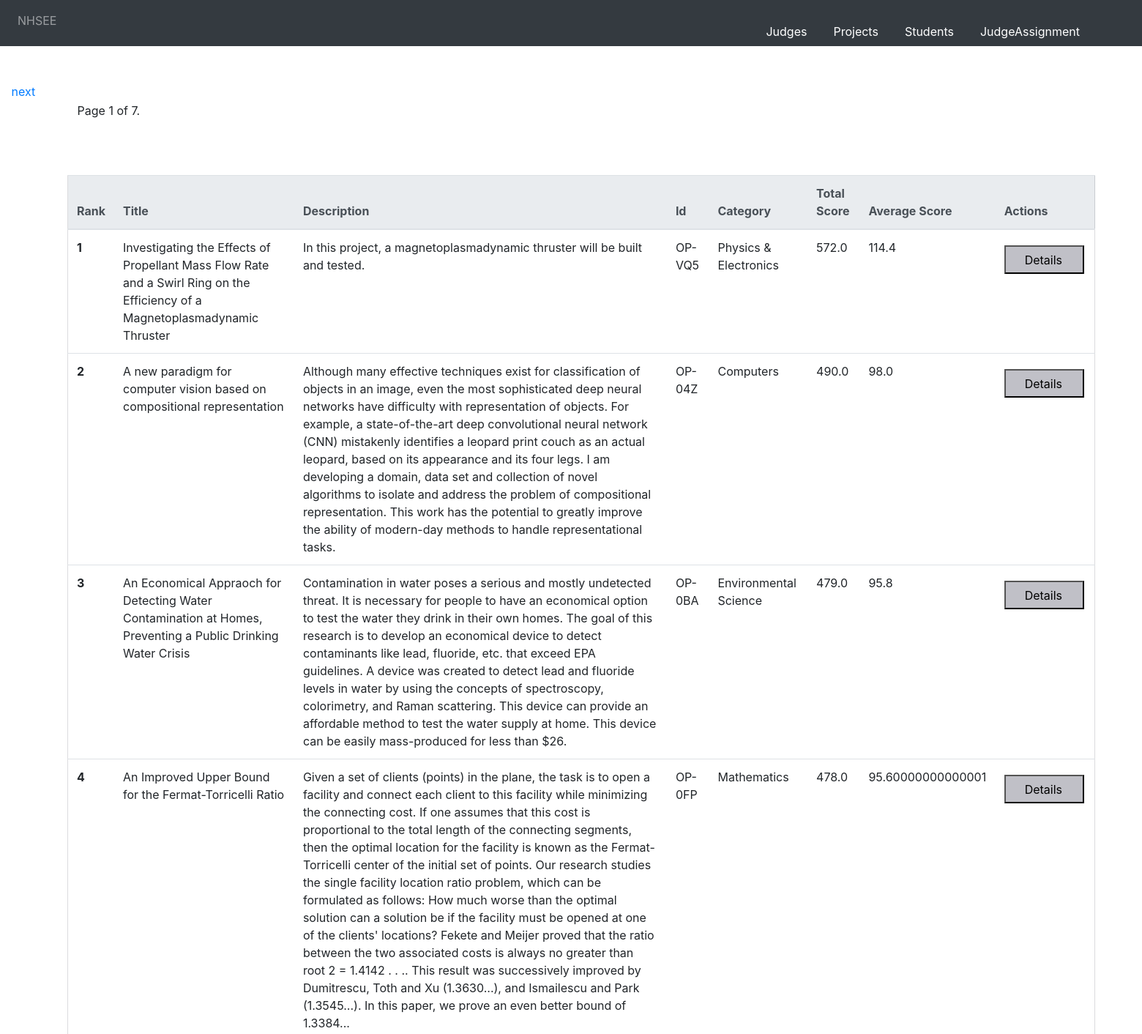
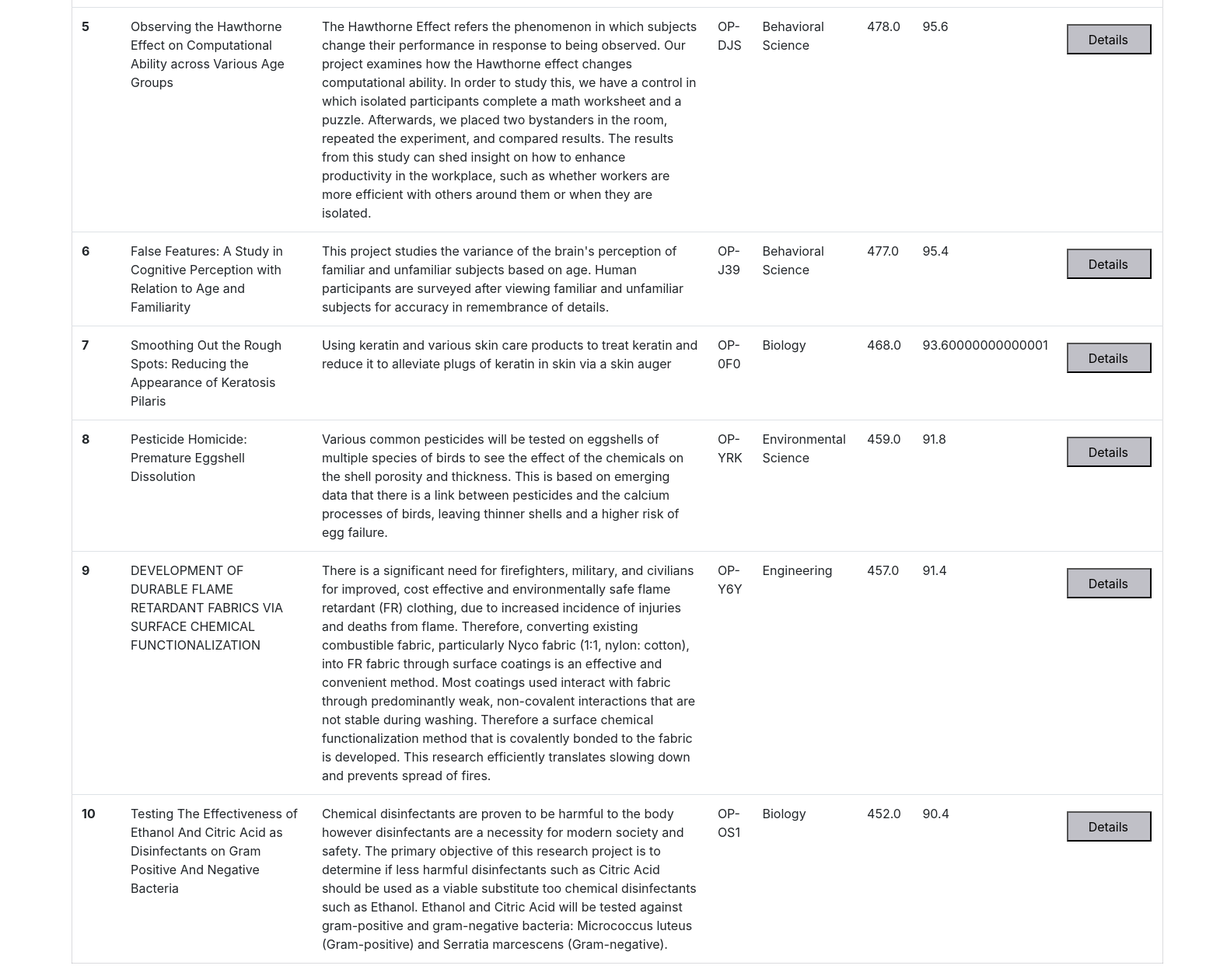
/projects/, run on the app's committed database (2 pictures, top to bottom).
### nhsee/models/project_model.py (models this page shows, shortened)
class project(Model):
    project_id=models.CharField( max_length=100,primary_key=True,blank=False, unique=True)
    description=models.CharField(null=True,max_length=100)
    project_title=models.CharField(null=True,max_length=100)
    project_category=models.CharField(null=True,max_length=100)
    avg_score=models.FloatField(null=True)
    rank=models.IntegerField(null=True)
    z_score=models.FloatField(null=True)
    scaled_score=models.FloatField(null=True)
    scaled_rank=models.IntegerField(null=True)
    scaled_z=models.FloatField(null=True)
    iself_score=models.FloatField(null=True,)
    iself_rank=models.IntegerField(null=True,)
    no_show_project=models.BooleanField(null=True)
    class Meta:
        db_table = 'nhsee_project'

### nhsee/views/project_views.py (the view, shortened to what this page needs)
# urls.py: path(r'projects/',project_views.projectslisting),
def projectslisting(request):
    userl = project.objects.all()
    projectlist=[]
    for users in userl:
        project_id=users.project_id
        description=users.description
        project_title=users.project_title
        project_category=users.project_category
        projectidlist=judgeassignment.objects.filter(project_id_id=project_id)
        projectcount=[]
        totalscores_list=[]
        average_scorelist=[]
        for individualpoject in projectidlist:
            projectcount.append(individualpoject)
            projectid=individualpoject.project_id_id
            judgeid=individualpoject.judge_id_id
            goalscore=individualpoject.goal_score
            planscore=individualpoject.plan_score
            actionscore=individualpoject.action_score
            resultanalysisscore=individualpoject.result_analysis_score
            communicationscore=individualpoject.communication_score
            rawscore=individualpoject.raw_score
            if goalscore or planscore or actionscore or resultanalysisscore or communicationscore  == None:
                totalscore=0
            else:
                totalscore=goalscore+planscore+actionscore+resultanalysisscore+communicationscore
            average_scorelist.append(totalscore/5)
            totalscores_list.append(totalscore)
        project_avg_score=sum(average_scorelist)
        project_score=sum(totalscores_list)
        print(project_score)
        n=1
        if len(projectcount) <= 5:
            projectlist.append({"project_id":project_id,"project_title":project_title,"project_category":project_category,"description":description,"total_score":project_score,"average_score":project_avg_score})
        else:
            projectlist.append({"project_id":project_id,"project_title":project_title,"project_category":project_category,"description":description,"projectfilled":True,"total_score":project_score,"average_score":project_avg_score})
    projectranking=sorted(projectlist, key = lambda i: i['total_score'])
    print(projectranking)
    originalranking = [ele for ele in reversed(projectranking)]
    print(originalranking)
    for assignrank in originalranking:
            assignrank["rank"]=n
            n=n+1
    paginator_projects = Paginator(originalranking, 10)
    page = request.GET.get('page')
    contacts = paginator_projects.get_page(page)
    return render(request,'projects_template/listprojects.html',{"projectjson":contacts})

### templates/projects_template/listprojects.html (shortened to what this page needs)
{% extends 'base.html' %}
{% block content %}
 <!DOCTYPE html>
<html lang="en">
<head>
  {% load staticfiles %}
  <link  rel="stylesheet" href="{% static "css/bootstrap.min.css" %}" />
</head>
{% include   'projects_template/projectform.html' %}
<div class="pagination">
    <span class="step-links">
        <div class="currentd">
        <span class="current">
            Page {{ projectjson.number }} of {{ projectjson.paginator.num_pages }}.
        </span></div>
        {% if projectjson.has_next %}
        <div class="first">
            <a href="?page={{ projectjson.next_page_number }}">next</a></div>
        {% endif %}
    </span>
</div>
<div class="table-class">
<table class="table">
  <thead class="thead-light">
    <tr>
      <th scope="col" align="center">Rank</th>
      <th scope="col" align="center">Title</th>
      <th scope="col" align="center">Description</th>
      <th scope="col" align="center">Id</th>
      <th scope="col" align="center">Category</th>
      <th scope="col" align="center">Total Score </th>
      <th scope="col" align="center">Average Score</th>
      <th scope="col">Actions</th>
    </tr>
  </thead>
    <tbody>
    {% if projectjson %}
        {% for projects in projectjson %}
        <tr>
            <td><strong>{{ projects.rank }}</strong></td>
            <td>{{ projects.project_title }}</td>
            <td>{{ projects.description }}</td>
            <td>{{ projects.project_id }}</td>
            <td>{{ projects.project_category }}</td>
            <td>{{ projects.total_score }}</td>
            <td>{{ projects.average_score }}</td>
            <td>                 <form  name="assigning" method="post" >
                                             <input type="submit" name="projectjudges"  value="Details" />
                                </form>
                                </td>
        </tr>
        {% endfor %}
    {% else %}
      <div class="heading"><h2>No Projects Available<h2></div>
    {% endif %}
    </tbody>
    </table>
    </div>
    {% endblock %}

### templates/projects_template/listprojects.html (style rules this page uses)
.table { margin: 9% 0% 10% 1%; border:1px solid #55556636; }
.table-class { width:96%%; margin-left:5%; margin-right:5%; margin-top:0%; }
.pagination { margin-left: 1%; margin-right: 0%; margin-top: 0%; }
.first { position:absolute; margin: 0px 0px 0px 0px; }
.currentd { position:absolute; margin: 26px 0px 0px 90px; }
input[type=submit] { margin:9px 2px 4px 0px; background-color:#babac2e8; padding: 6px 28px 5px 26px; }
.table .thead-light th { text-align="center" }

### data on the page
project: project_title "Investigating the Effects of Propellant Mass Flow Rate and a Swirl Ring on the Efficiency of a Magnetoplasmadynamic Thruster", description "In this project, a magnetoplasmadynamic thruster will be built and tested.", project_id "OP-VQ5", project_category "Physics & Electronics"
project: project_title "A new paradigm for computer vision based on compositional representation", description "Although many effective techniques exist for classification of objects in an image, even the most sophisticated deep neural networks have difficulty with representation of objects. For example, a state-of-the-art deep convolutional neural network (CNN) mistakenly identifies a leopard print couch as an actual leopard, based on its appearance and its four legs. I am developing a domain, data set and collection of novel algorithms to isolate and address the problem of compositional representation. This work has the potential to greatly improve the ability of modern-day methods to handle representational tasks.", project_id "OP-04Z", project_category "Computers"
project: project_title "An Economical Appraoch for Detecting Water Contamination at Homes, Preventing a Public Drinking Water Crisis", description "Contamination in water poses a serious and mostly undetected threat. It is necessary for people to have an economical option to test the water they drink in their own homes. The goal of this research is to develop an economical device to detect contaminants like lead, fluoride, etc. that exceed EPA guidelines. A device was created to detect lead and fluoride levels in water by using the concepts of spectroscopy, colorimetry, and Raman scattering. This device can provide an affordable method to test the water supply at home. This device can be easily mass-produced for less than $26.", project_id "OP-0BA", project_category "Environmental Science"
project: project_title "An Improved Upper Bound for the Fermat-Torricelli Ratio", description "Given a set of clients (points) in the plane, the task is to open a facility and connect each client to this facility while minimizing the connecting cost. If one assumes that this cost is proportional to the total length of the connecting segments, then the optimal location for the facility is known as the Fermat-Torricelli center of the initial set of points. Our research studies the single facility location ratio problem, which can be formulated as follows: How much worse than the optimal solution can a solution be if the facility must be opened at one of the clients' locations? Fekete and Meijer proved that the ratio between the two associated costs is always no greater than root 2 =…", project_id "OP-0FP", project_category "Mathematics"
project: project_title "Observing the Hawthorne Effect on Computational Ability across Various Age Groups", description "The Hawthorne Effect refers the phenomenon in which subjects change their performance in response to being observed. Our project examines how the Hawthorne effect changes computational ability. In order to study this, we have a control in which isolated participants complete a math worksheet and a puzzle. Afterwards, we placed two bystanders in the room, repeated the experiment, and compared results. The results from this study can shed insight on how to enhance productivity in the workplace, such as whether workers are more efficient with others around them or when they are isolated.", project_id "OP-DJS", project_category "Behavioral Science"
project: project_title "False Features: A Study in Cognitive Perception with Relation to Age and Familiarity", description "This project studies the variance of the brain's perception of familiar and unfamiliar subjects based on age. Human participants are surveyed after viewing familiar and unfamiliar subjects for accuracy in remembrance of details.", project_id "OP-J39", project_category "Behavioral Science"
project: project_title "Smoothing Out the Rough Spots: Reducing the Appearance of Keratosis Pilaris", description "Using keratin and various skin care products to treat keratin and reduce it to alleviate plugs of keratin in skin via a skin auger", project_id "OP-0F0", project_category "Biology"
project: project_title "Pesticide Homicide: Premature Eggshell Dissolution", description "Various common pesticides will be tested on eggshells of multiple species of birds to see the effect of the chemicals on the shell porosity and thickness. This is based on emerging data that there is a link between pesticides and the calcium processes of birds, leaving thinner shells and a higher risk of egg failure.", project_id "OP-YRK", project_category "Environmental Science"
project: project_title "DEVELOPMENT OF DURABLE FLAME RETARDANT FABRICS VIA SURFACE CHEMICAL FUNCTIONALIZATION", description "There is a significant need for firefighters, military, and civilians for improved, cost effective and environmentally safe flame retardant (FR) clothing, due to increased incidence of injuries and deaths from flame. Therefore, converting existing combustible fabric, particularly Nyco fabric (1:1, nylon: cotton), into FR fabric through surface coatings is an effective and convenient method. Most coatings used interact with fabric through predominantly weak, non-covalent interactions that are not stable during washing. Therefore a surface chemical functionalization method that is covalently bonded to the fabric is developed. This research efficiently translates slowing down and prevents…", project_id "OP-Y6Y", project_category "Engineering"
project: project_title "Testing The Effectiveness of Ethanol And Citric Acid as Disinfectants on Gram Positive And Negative Bacteria", description "Chemical disinfectants are proven to be harmful to the body however disinfectants are a necessity for modern society and safety. The primary objective of this research project is to determine if less harmful disinfectants such as Citric Acid should be used as a viable substitute too chemical disinfectants such as Ethanol. Ethanol and Citric Acid will be tested against gram-positive and gram-negative bacteria: Micrococcus luteus (Gram-positive) and Serratia marcescens (Gram-negative).", project_id "OP-OS1", project_category "Biology"

### other printed values
{{ projectjson.number }} "1"
{{ projectjson.paginator.num_pages }} "7"
{{ projects.rank }} "1" "2" "3" "4" "5" "6" "7" "8" "9" "10"
{{ projects.total_score }} "572.0" "490.0" "479.0" "478.0" "478.0" "477.0" "468.0" "459.0" "457.0" "452.0"
{{ projects.average_score }} "114.4" "98.0" "95.8" "95.60000000000001" "95.6" "95.4" "93.60000000000001" "91.8" "91.4" "90.4"
